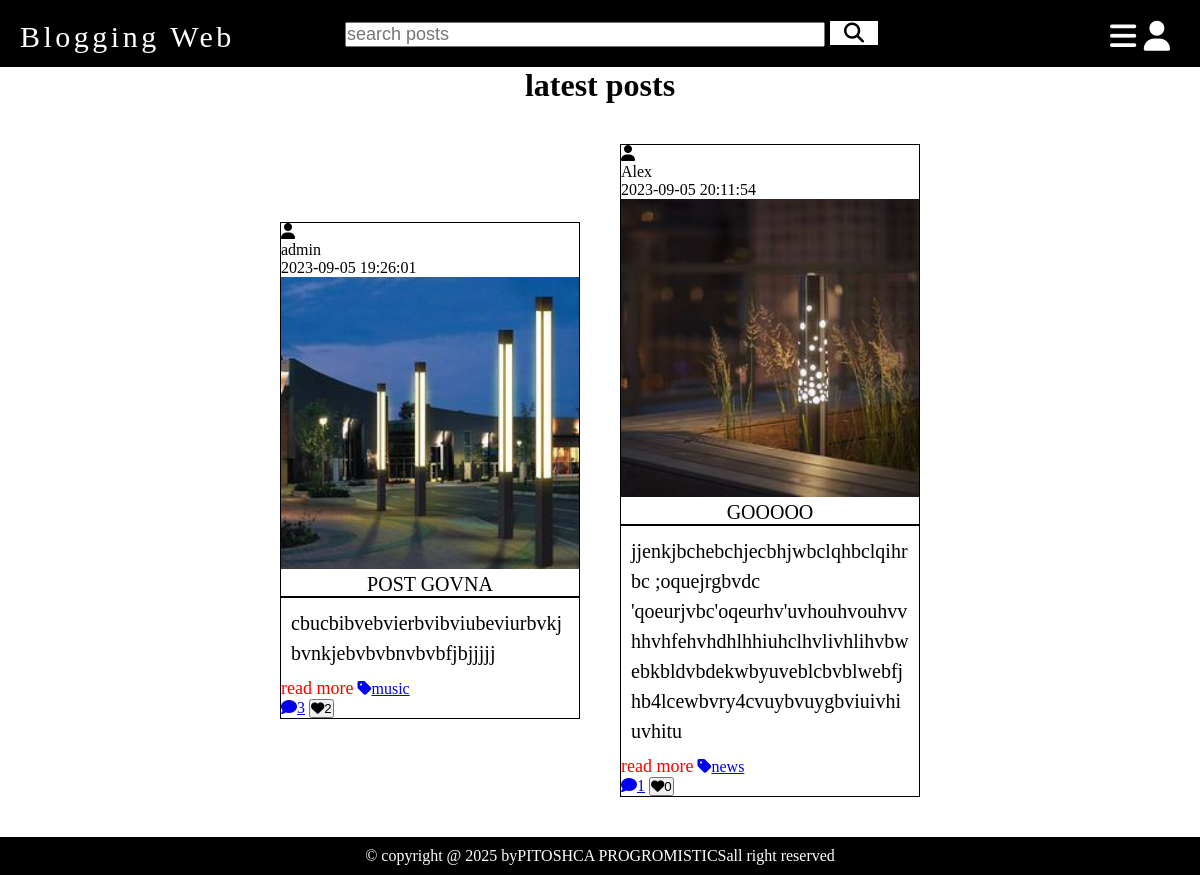
/posts.php, run on the app's committed database.
### tables this page shows
CREATE TABLE `posts` (
  `id` int(100) NOT NULL,
  `admin_id` int(100) NOT NULL,
  `name` varchar(100) NOT NULL,
  `title` varchar(100) NOT NULL,
  `content` varchar(10000) NOT NULL,
  `category` varchar(50) NOT NULL,
  `image` varchar(100) NOT NULL,
  `date` datetime NOT NULL DEFAULT CURRENT_TIMESTAMP,
  `status` varchar(10) NOT NULL
);

### posts.php (the view, shortened to what this page needs)
<?php
include 'connect.php';
?>
<!DOCTYPE html>
<html lang="en">
<head>
</head>
<body>
<?php include 'user_header.php'; ?>
<h1 class="heading">latest posts</h1>
<section class="posts-grid">
<?php
$select_posts = $conn->prepare("SELECT * FROM `posts` WHERE status = ?");
$select_posts->execute(['active']);
if($select_posts->rowCount() > 0){
while($fetch_posts = $select_posts->fetch(PDO::FETCH_ASSOC)){
$post_id = $fetch_posts['id'];
$count_posts_comments = $conn->prepare("SELECT * FROM `comments` WHERE post_id = ?");
$count_posts_comments->execute([$post_id]);
$total_post_comments = $count_posts_comments->rowCount();
$count_posts_likes = $conn->prepare("SELECT * FROM `likes` WHERE post_id = ?");
$count_posts_likes->execute([$post_id]);
$total_post_likes = $count_posts_likes->rowCount();
?>
<form action="" method="POST">
<div class="admin">
<i class="fas fa-user"></i>
<div class="admin-info">
<a href="author_posts.php?authors=<?= $fetch_posts['name'];?>"><?= $fetch_posts['name'];?></a>
<p><?= $fetch_posts['date'];?></p>
</div>
</div>
<?php
if($fetch_posts['image'] != ''){
?>
<img src="uploaded_img/<?= $fetch_posts['image']; ?>">
<?php
}
?>
<div class="title"><?= $fetch_posts['title']; ?></div>
<div class="content"><?= $fetch_posts['content']; ?></div>
<a href="view_post.php?post_id=<?= $post_id; ?>" class="inline-btn">read more</a>
<a class="category" href="category.php?category=<?= $fetch_posts['category']; ?>"><i class="fas fa-tag"></i><span><?= $fetch_posts['category']; ?></span></a>
<div class="cl">
<a href="view_post.php?post_id=<?= $post_id; ?>"><i class="fas fa-comment"></i><span><?= $total_post_comments; ?></span></a>
<button type="submit" name="like_post" ><i class="fas fa-heart"></i><span><?= $total_post_likes; ?></span></button>
</div>
</form>
<?php
}
}else{
echo '<p class="empty">no posts found</p>';
}
?>
</section>
<?php include 'user_footer.php';?>
</body>
</html>

### posts.php (style rules this page uses)
* { padding:0; margin:0; box-sizing:border-box; }
body { overflow-x:hidden; }
.posts-grid { display:flex; align-items:center; justify-content:center; flex-wrap:wrap; padding:20px; width:100vw; }
.heading { display:flex; align-items:center; justify-content:center; }
.posts-grid form { width:300px; word-wrap:break-word; border:1px solid black; margin:20px; }
form img { width:100%; }
.title { display:flex; align-items:center; justify-content:center; border-bottom:2px solid black; font-size:20px; }
.content { font-size:20px; line-height:1.5em; padding:10px; }
.inline-btn { color:red; text-decoration:none; font-size:18px; border-bottom:1px solid white; transition:0.5s; }
.admin-info a { color:black; text-decoration:none; }

### user_header.php (style rules this page uses)
* { padding:0; margin:0; box-sizing:border-box; }
body { overflow-x:hidden; }

### data on the page
posts: name "admin", date "2023-09-05 19:26:01", image (picture), title "POST GOVNA", content "cbucbibvebvierbvibviubeviurbvkjbvnkjebvbvbnvbvbfjbjjjjj", category "music", total_post_comments "3", total_post_likes "2"
posts: name "Alex", date "2023-09-05 20:11:54", image (picture), title "GOOOOO", content "jjenkjbchebchjecbhjwbclqhbclqihrbc ;oquejrgbvdc 'qoeurjvbc'oqeurhv'uvhouhvouhvvhhvhfehvhdhlhhiuhclhvlivhlihvbwebkbldvbdekwbyuveblcbvblwebfjhb4lcewbvry4cvuybvuygbviuivhiuvhitu", category "news", total_post_comments "1", total_post_likes "0"
